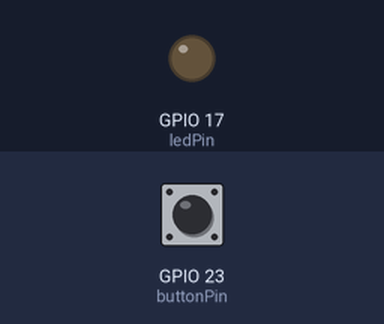
A program run on a simulated Raspberry Pi (BCM pin numbers). On the bench: output pins drawn as LEDs (lit = HIGH). Dashed ring = blinking. The inputs (shaded band) are chosen by the test bench; at power-on: GPIO 23 (buttonPin) LOW. The clock reads 2024-03-15 10:24:30 at power-on unless the program sets it.

Above: at 1.2 s.
1.3 s: GPIO 23 (buttonPin) pulled HIGH for 1 s
At 3.4 s:
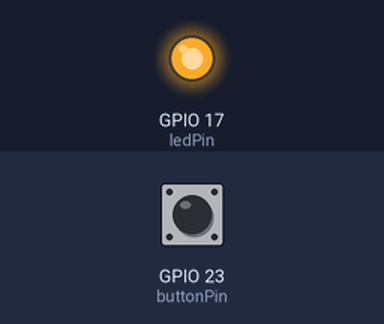
3.8 s: GPIO 23 (buttonPin) pulled HIGH for 0.15 s
At 4.6 s:
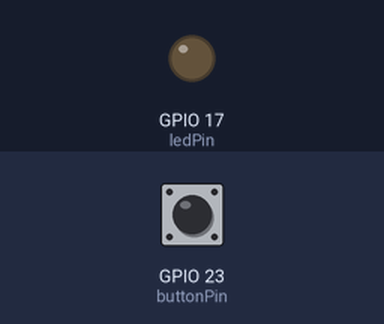
5.4 s: GPIO 23 (buttonPin) pulled HIGH for 3.2 s
At 5.5 s:
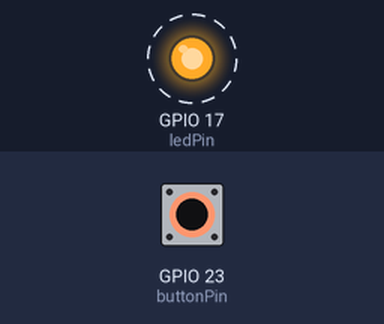
Timing chart, 0 to 9.9 s (numbered marks = the images above; inputs shaded):
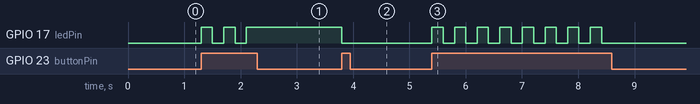

Measured:
- after the input at 1.3 s, GPIO 17 (ledPin): alternates HIGH for 0.20 s and LOW for 0.20 s, 5 changes in all, then stays HIGH, starting at once
- after the input at 3.8 s, GPIO 17 (ledPin): HIGH → LOW at once
- after the input at 5.4 s, GPIO 17 (ledPin): alternates HIGH for 0.20 s and LOW for 0.20 s, 16 changes in all, then stays LOW, starting at once

The program:

button2.py
```python
import time
import RPi.GPIO as GPIO
#set up GPIO using BCM numbering
GPIO.setmode(GPIO.BCM)

ledPin = 17
buttonPin = 23

GPIO.setup(ledPin, GPIO.OUT)

#This mode requires an external pull down resistor
GPIO.setup(buttonPin, GPIO.IN)

#Set up button pin for input with internal pull down resistor
#Button pin goes to ground if not pressed.
#GPIO.setup(buttonPin, GPIO.IN, pull_up_down=GPIO.PUD_DOWN)

ledStatus = False
lastPressedTime = time.time()

while True:

    #Get button input
    input_state = GPIO.input(buttonPin)

    #Get current time
    currentTime = time.time()

    #Change status only if pressed and time is greater than 0.2s threshold -> Debouncing
    if input_state == True and (currentTime - lastPressedTime) >= 0.2:
    	lastPressedTime = currentTime
    	ledStatus = not ledStatus
    	GPIO.output(ledPin, ledStatus)
```
